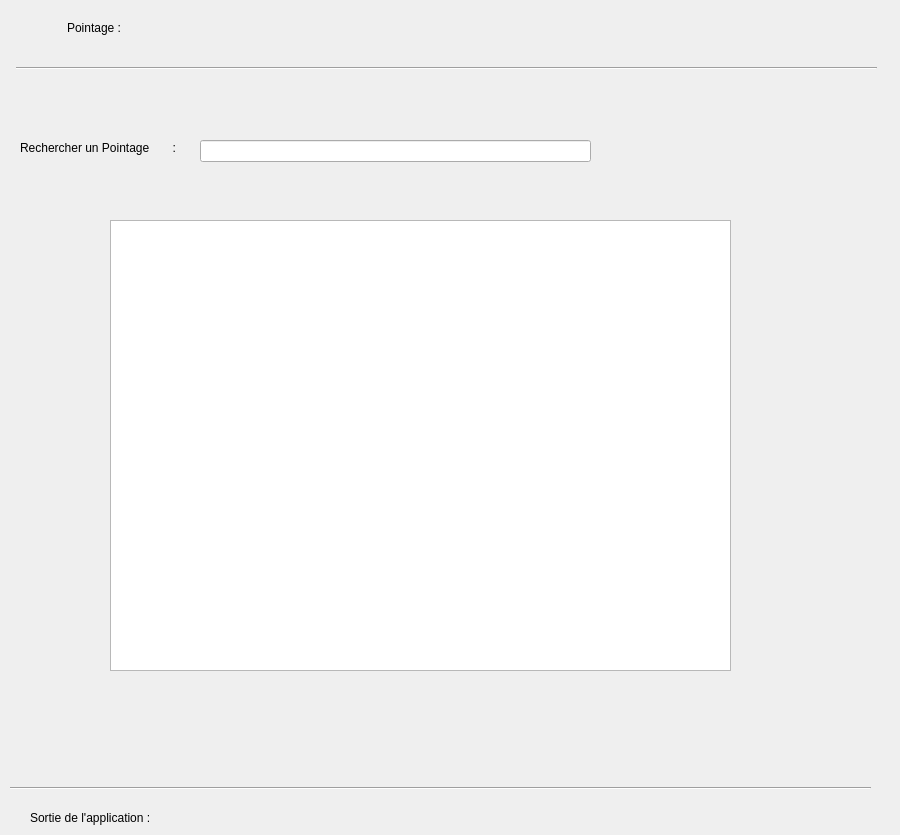
   <widget class="QWidget" name="tab_4">
    <attribute name="title">
     <string>Pointage</string>
    </attribute>
    <widget class="QLabel" name="label_9">
     <property name="geometry">
      <rect>
       <x>67</x>
       <y>20</y>
       <width>91</width>
       <height>16</height>
      </rect>
     </property>
     <property name="text">
      <string>Pointage :</string>
     </property>
    </widget>
    <widget class="Line" name="line_16">
     <property name="geometry">
      <rect>
       <x>16</x>
       <y>60</y>
       <width>861</width>
       <height>16</height>
      </rect>
     </property>
     <property name="orientation">
      <enum>Qt::Horizontal</enum>
     </property>
    </widget>
    <widget class="QTableView" name="tableViewPointage">
     <property name="geometry">
      <rect>
       <x>110</x>
       <y>220</y>
       <width>621</width>
       <height>451</height>
      </rect>
     </property>
    </widget>
    <widget class="QLabel" name="label_IDCongeEmploye_5">
     <property name="geometry">
      <rect>
       <x>20</x>
       <y>140</y>
       <width>181</width>
       <height>16</height>
      </rect>
     </property>
     <property name="text">
      <string>Rechercher un Pointage       : </string>
     </property>
    </widget>
    <widget class="QLineEdit" name="lineEdit_IDRechercherPointage">
     <property name="geometry">
      <rect>
       <x>200</x>
       <y>140</y>
       <width>391</width>
       <height>22</height>
      </rect>
     </property>
    </widget>
    <widget class="Line" name="line_17">
     <property name="geometry">
      <rect>
       <x>10</x>
       <y>780</y>
       <width>861</width>
       <height>16</height>
      </rect>
     </property>
     <property name="orientation">
      <enum>Qt::Horizontal</enum>
     </property>
    </widget>
    <widget class="QLabel" name="label_SortieApplicationMessage_4">
     <property name="geometry">
      <rect>
       <x>30</x>
       <y>810</y>
       <width>141</width>
       <height>16</height>
      </rect>
     </property>
     <property name="text">
      <string>Sortie de l'application :</string>
     </property>
    </widget>
    <widget class="QLabel" name="SortieApplicationPointage">
     <property name="geometry">
      <rect>
       <x>170</x>
       <y>810</y>
       <width>601</width>
       <height>16</height>
      </rect>
     </property>
     <property name="text">
      <string/>
     </property>
    </widget>
    <widget class="QLabel" name="label_RechercherPointageControl">
     <property name="geometry">
      <rect>
       <x>600</x>
       <y>140</y>
       <width>21</width>
       <height>21</height>
      </rect>
     </property>
     <property name="text">
      <string/>
     </property>
    </widget>
    <widget class="QLabel" name="label_105">
     <property name="geometry">
      <rect>
       <x>0</x>
       <y>0</y>
       <width>891</width>
       <height>71</height>
      </rect>
     </property>
     <property name="text">
      <string/>
     </property>
     <property name="pixmap">
      <pixmap>graphique.jpg</pixmap>
     </property>
    </widget>
   </widget>
